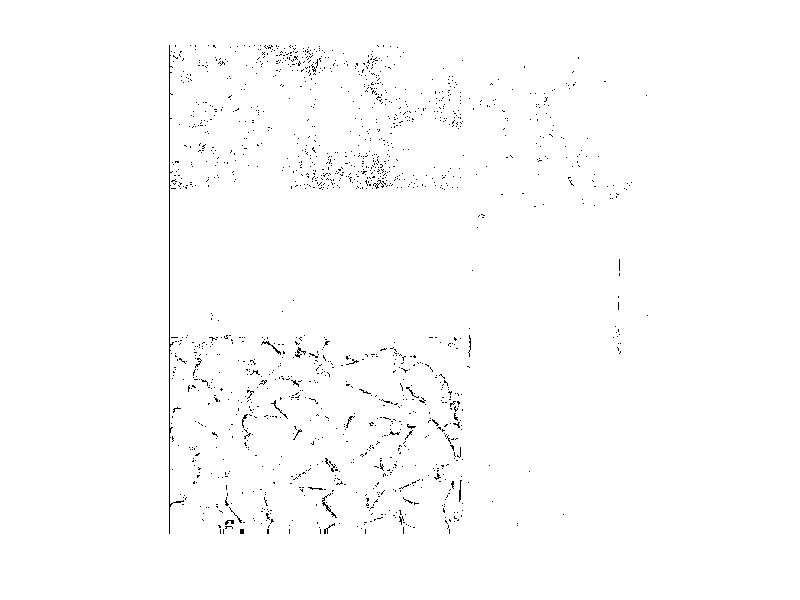

Source code (MATLAB):
pic = load('test_0_MOD_12_8.mat');      
[m,n] = size(pic.m);
result = pic.m;
bb = 8;
step = 8;
for aa=0:1:-1
    cc = 2;
    for i=cc+1:step:m-(cc+1)
        for j=cc+1:step:n-(cc+1)
            a=0;
            for k=-cc:1:cc
                for l =-cc:1:cc
                   if(pic.m(i+k+1,j+l+1)==255)
                       a =a+1;
                   end
                end
            end
            
            if(a>10)
                result(i:i+7,j:j+7) = zeros(8,8)+255;
            else
                result(i:i+7,j:j+7) = zeros(8,8);
               end
            end
    end
end
     imshow(result);        
          
             